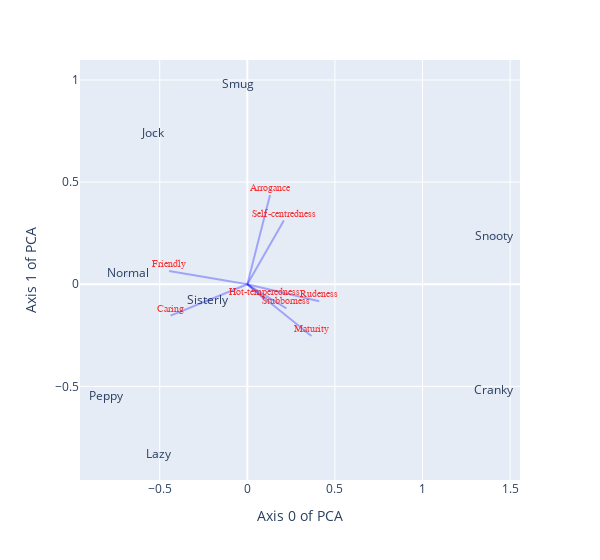

Notebook cell for this chart:
### Code cell
#https://plotly.com/python/pca-visualization/
loadings = cls.components_.T * np.sqrt(cls.explained_variance_)

fig = px.scatter(pcs, x=0, y=1, opacity=0.1, text=personality.index, labels= { '0': "Axis 0 of PCA", '1': "Axis 1 of PCA" }, width=600)

for i, feature in enumerate(personality.columns.values):
    fig.add_shape(
        type='line',
        x0=0, y0=0,
        x1=loadings[i, 0],
        y1=loadings[i, 1],
        opacity=0.3,
        line=dict(
            color="blue"
        )
    )
    fig.add_annotation(
        x=loadings[i, 0],
        y=loadings[i, 1],
        ax=0, ay=0,
        xanchor="center",
        yanchor="bottom",
        text=feature,
        opacity=0.8,
        font=dict(
            family="sans serif",
            size=10,
            color="Red"
        )
    )
fig.show()

### Figure 1 — Plotly figure (JSON) as saved in the notebook; plotly's stock layout.template omitted (floating-point values rounded to 4 significant figures)
{"data": [{"hovertemplate": "Axis 0 of PCA=%{x}<br>Axis 1 of PCA=%{y}<br>text=%{text}<extra></extra>", "legendgroup": "", "marker": {"color": "#636efa", "opacity": 0.1, "symbol": "circle"}, "mode": "markers+text", "name": "", "orientation": "v", "showlegend": false, "text": ["Snooty", "Sisterly", "Cranky", "Jock", "Smug", "Peppy", "Normal", "Lazy"], "type": "scatter", "x": [1.409, -0.2272, 1.407, -0.5386, -0.05264, -0.8081, -0.6824, -0.5079], "xaxis": "x", "y": [0.2337, -0.08152, -0.5243, 0.735, 0.9767, -0.5519, 0.04961, -0.8372], "yaxis": "y"}], "layout": {"annotations": [{"ax": 0, "ay": 0, "font": {"color": "Red", "family": "sans serif", "size": 10}, "opacity": 0.8, "text": "Friendly", "x": -0.4464, "xanchor": "center", "y": 0.06521, "yanchor": "bottom"}, {"ax": 0, "ay": 0, "font": {"color": "Red", "family": "sans serif", "size": 10}, "opacity": 0.8, "text": "Maturity", "x": 0.3659, "xanchor": "center", "y": -0.253, "yanchor": "bottom"}, {"ax": 0, "ay": 0, "font": {"color": "Red", "family": "sans serif", "size": 10}, "opacity": 0.8, "text": "Caring", "x": -0.438, "xanchor": "center", "y": -0.1539, "yanchor": "bottom"}, {"ax": 0, "ay": 0, "font": {"color": "Red", "family": "sans serif", "size": 10}, "opacity": 0.8, "text": "Self-centredness", "x": 0.2085, "xanchor": "center", "y": 0.3116, "yanchor": "bottom"}, {"ax": 0, "ay": 0, "font": {"color": "Red", "family": "sans serif", "size": 10}, "opacity": 0.8, "text": "Rudeness", "x": 0.4104, "xanchor": "center", "y": -0.0835, "yanchor": "bottom"}, {"ax": 0, "ay": 0, "font": {"color": "Red", "family": "sans serif", "size": 10}, "opacity": 0.8, "text": "Hot-temperedness", "x": 0.09531, "xanchor": "center", "y": -0.07141, "yanchor": "bottom"}, {"ax": 0, "ay": 0, "font": {"color": "Red", "family": "sans serif", "size": 10}, "opacity": 0.8, "text": "Arrogance", "x": 0.1297, "xanchor": "center", "y": 0.4364, "yanchor": "bottom"}, {"ax": 0, "ay": 0, "font": {"color": "Red", "family": "sans serif", "size": 10}, "opacity": 0.8, "text": "Stubborness", "x": 0.223, "xanchor": "center", "y": -0.1176, "yanchor": "bottom"}], "legend": {"tracegroupgap": 0}, "margin": {"t": 60}, "shapes": [{"line": {"color": "blue"}, "opacity": 0.3, "type": "line", "x0": 0, "x1": -0.4464, "y0": 0, "y1": 0.06521}, {"line": {"color": "blue"}, "opacity": 0.3, "type": "line", "x0": 0, "x1": 0.3659, "y0": 0, "y1": -0.253}, {"line": {"color": "blue"}, "opacity": 0.3, "type": "line", "x0": 0, "x1": -0.438, "y0": 0, "y1": -0.1539}, {"line": {"color": "blue"}, "opacity": 0.3, "type": "line", "x0": 0, "x1": 0.2085, "y0": 0, "y1": 0.3116}, {"line": {"color": "blue"}, "opacity": 0.3, "type": "line", "x0": 0, "x1": 0.4104, "y0": 0, "y1": -0.0835}, {"line": {"color": "blue"}, "opacity": 0.3, "type": "line", "x0": 0, "x1": 0.09531, "y0": 0, "y1": -0.07141}, {"line": {"color": "blue"}, "opacity": 0.3, "type": "line", "x0": 0, "x1": 0.1297, "y0": 0, "y1": 0.4364}, {"line": {"color": "blue"}, "opacity": 0.3, "type": "line", "x0": 0, "x1": 0.223, "y0": 0, "y1": -0.1176}], "width": 600, "xaxis": {"anchor": "y", "domain": [0, 1], "title": {"text": "Axis 0 of PCA"}}, "yaxis": {"anchor": "x", "domain": [0, 1], "title": {"text": "Axis 1 of PCA"}}}}
